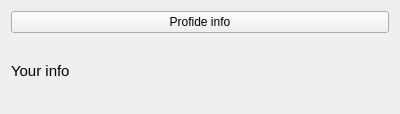
<?xml version="1.0" encoding="UTF-8"?>
<ui version="4.0">
 <class>Widget</class>
 <widget class="QWidget" name="Widget">
  <property name="geometry">
   <rect>
    <x>0</x>
    <y>0</y>
    <width>400</width>
    <height>114</height>
   </rect>
  </property>
  <property name="windowTitle">
   <string>Form</string>
  </property>
  <layout class="QVBoxLayout" name="verticalLayout">
   <item>
    <widget class="QPushButton" name="provide_info_button">
     <property name="text">
      <string>Profide info</string>
     </property>
    </widget>
   </item>
   <item>
    <widget class="QLabel" name="info_label">
     <property name="font">
      <font>
       <pointsize>11</pointsize>
      </font>
     </property>
     <property name="text">
      <string>Your info</string>
     </property>
     <property name="wordWrap">
      <bool>true</bool>
     </property>
    </widget>
   </item>
  </layout>
 </widget>
 <resources/>
 <connections/>
</ui>
